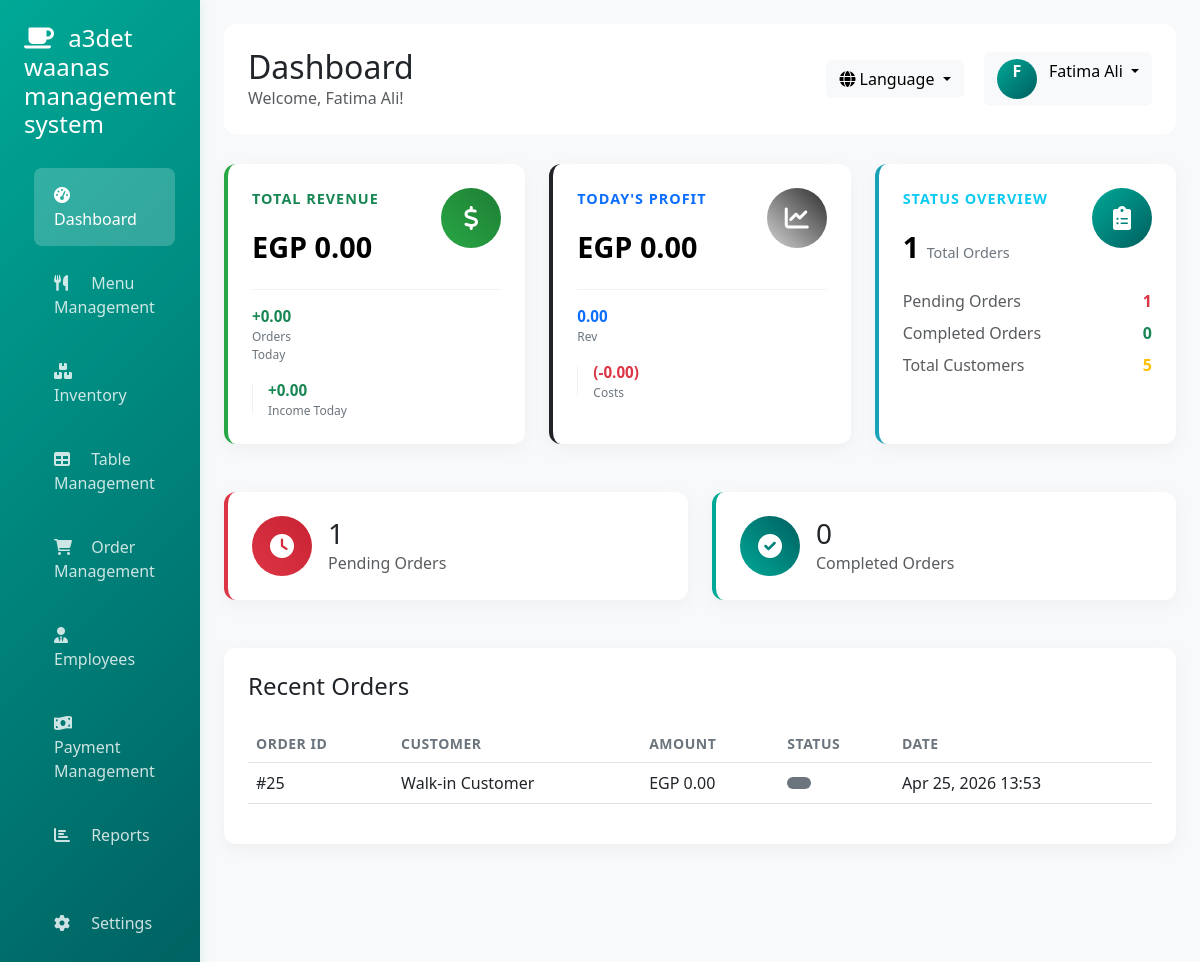
The page /admin/dashboard.php (signed in) on the database its author committed.
### tables this page shows
CREATE TABLE IF NOT EXISTS `orders` (
  `id` int NOT NULL AUTO_INCREMENT,
  `order_number` varchar(20) NOT NULL,
  `customer_id` int DEFAULT NULL,
  `table_id` int DEFAULT NULL,
  `user_id` int DEFAULT NULL,
  `subtotal` decimal(10,2) NOT NULL,
  `tax_amount` decimal(10,2) DEFAULT '0.00',
  `discount_amount` decimal(10,2) DEFAULT '0.00',
  `total_amount` decimal(10,2) NOT NULL,
  `payment_method` enum('cash','card','mobile','credit') DEFAULT 'cash',
  `payment_status` enum('pending','paid','refunded') DEFAULT 'pending',
  `status` enum('pending','preparing','ready','completed','cancelled') DEFAULT 'pending',
  `notes` text,
  `created_at` timestamp NULL DEFAULT CURRENT_TIMESTAMP,
  `updated_at` timestamp NULL DEFAULT CURRENT_TIMESTAMP ON UPDATE CURRENT_TIMESTAMP,
  PRIMARY KEY (`id`),
  UNIQUE KEY `order_number` (`order_number`),
  KEY `customer_id` (`customer_id`),
  KEY `table_id` (`table_id`),
  KEY `user_id` (`user_id`),
  KEY `idx_orders_status` (`status`),
  KEY `idx_orders_created_at` (`created_at`)
);

### admin/dashboard.php (the view, shortened to what the rows shown need)
<?php
require_once '../config/database.php';
$lang_file = __DIR__ . '/../languages/' . $_SESSION['lang'] . '.php';
if (file_exists($lang_file)) {
    $lang = require $lang_file;
} else {
    $lang = require __DIR__ . '/../languages/en.php';
}
$is_arabic = $_SESSION['lang'] === 'ar';
if (!isset($lang['orders_today'])) $lang['orders_today'] = $is_arabic ? 'الطلبات اليوم' : 'Orders Today';
if (!isset($lang['profit_today'])) $lang['profit_today'] = $is_arabic ? 'الربح اليوم' : 'Profit Today';
$recent_orders_sql = "SELECT o.*, c.name as customer_name FROM orders o LEFT JOIN customers c ON o.customer_id = c.id ORDER BY o.created_at DESC LIMIT 5";
$recent_orders_result = $conn->query($recent_orders_sql);
?>
<!DOCTYPE html>
<html lang="<?php echo $_SESSION['lang']; ?>" dir="<?php echo $_SESSION['lang'] == 'ar' ? 'rtl' : 'ltr'; ?>">
<head>
    <link href="https://cdn.jsdelivr.net/npm/bootstrap@5.3.0/dist/css/bootstrap.min.css" rel="stylesheet">
    <link href="https://cdnjs.cloudflare.com/ajax/libs/font-awesome/6.0.0/css/all.min.css" rel="stylesheet">
    <link href="../assets/css/color-palette.css" rel="stylesheet">
</head>
<body>
    <div class="container-fluid">
        <div class="row">
            <div class="col-md-9 col-lg-10 main-content">
                <div class="header">
                    <div class="row align-items-center">
                        <div class="col-md-6">
                            <h2 class="mb-0"><?php echo $lang['dashboard']; ?></h2>
                        </div>
                    </div>
                </div>
                <div class="recent-orders">
                    <div class="table-responsive">
                        <table class="table table-hover">
                            <thead>
                                <tr>
                                    <th>Order ID</th>
                                    <th>Customer</th>
                                    <th>Amount</th>
                                    <th>Status</th>
                                    <th>Date</th>
                                </tr>
                            </thead>
                            <tbody>
                                <?php if ($recent_orders_result->num_rows > 0): ?>
                                    <?php while ($order = $recent_orders_result->fetch_assoc()): ?>
                                        <tr>
                                            <td>#<?php echo $order['id']; ?></td>
                                            <td><?php echo $order['customer_name'] ?? 'Walk-in Customer'; ?></td>
                                            <td><?php echo $lang['currency_symbol'] ?? 'EGP'; ?> <?php echo number_format($order['total_amount'], 2); ?></td>
                                            <td>
                                                <?php
                                                $status_class = '';
                                                switch($order['status']) {
                                                    default:
                                                        $status_class = 'bg-secondary';
                                                }
                                                ?>
                                                <span class="badge <?php echo $status_class; ?>">
                                                </span>
                                            </td>
                                            <td><?php echo date('M d, Y H:i', strtotime($order['created_at'])); ?></td>
                                        </tr>
                                    <?php endwhile; ?>
                                <?php else: ?>
                                    <tr>
                                        <td colspan="5" class="text-center text-muted">No orders found</td>
                                    </tr>
                                <?php endif; ?>
                            </tbody>
                        </table>
                    </div>
                </div>
            </div>
        </div>
    </div>
</body>
</html>

### rows shown on the page
orders: id "25", customer_name "Walk-in Customer", total_amount "0.00", created_at "Apr 25, 2026 13:53"

### other values the page prints
$lang['login_title'] "a3det waanas management system"
$lang['dashboard'] "Dashboard"
$lang['menu_management_nav'] "Menu Management"
$lang['inventory_nav'] "Inventory"
$lang['table_management'] "Table Management"
$lang['order_management'] "Order Management"
$lang['employees'] "Employees"
$lang['payment_management'] "Payment Management"
$lang['reports'] "Reports"
$lang['settings'] "Settings"
$lang['welcome'] "Welcome"
$_SESSION['full_name'] "Fatima Ali"
$lang['language'] "Language"
substr($_SESSION['full_name'] ?? $_SESSION['username'] ?? 'U', 0, 1) "F"
$lang['total_revenue'] "TOTAL REVENUE"
